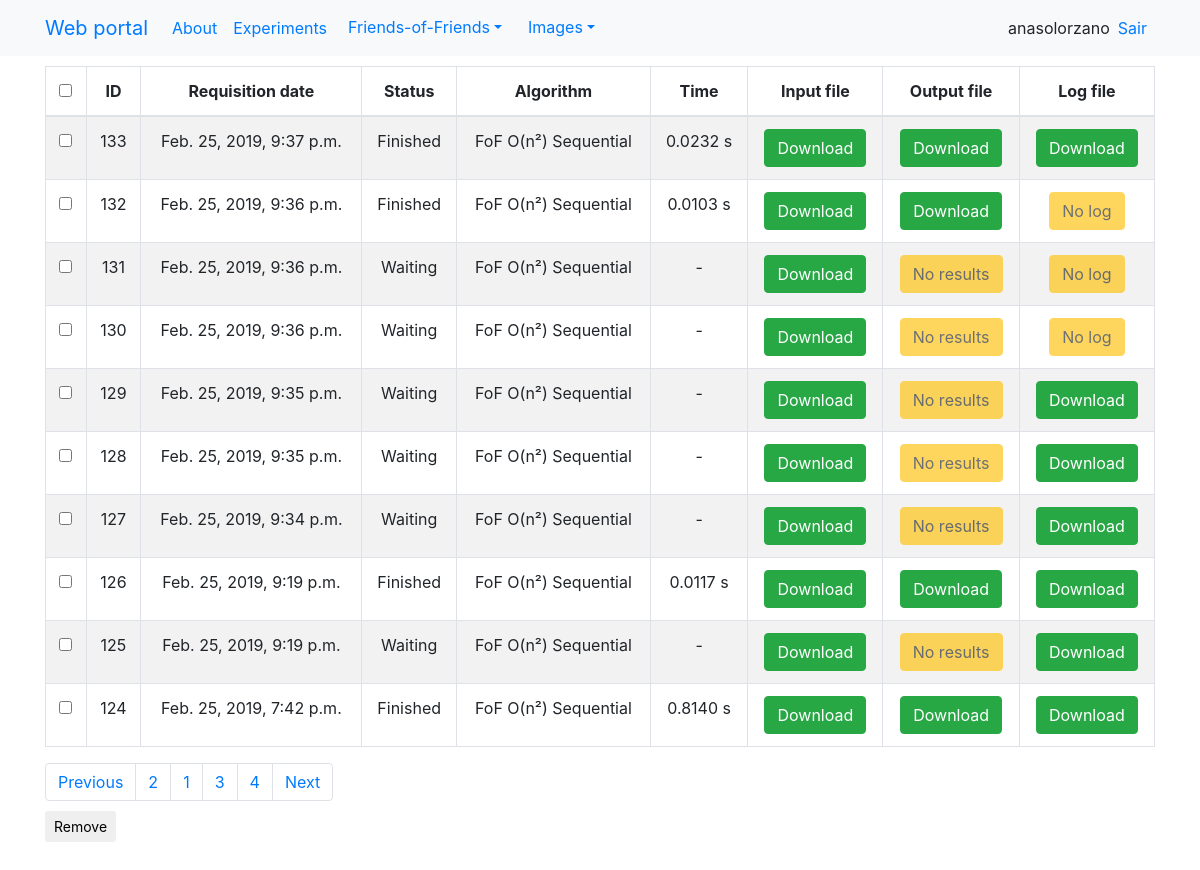
/experiments/?page=2 (signed in), run on the app's committed database.
### resulttable/models.py (models this page shows)
class Execution(models.Model):
    request_by = models.ForeignKey(UsuarioFriends, models.PROTECT)
    date_requisition = models.DateTimeField(
        'date_requisition',
        auto_now_add=True)
    status = models.IntegerField(default=1)
    algorithm = models.TextField(null=True, blank=True)
    inputFile = models.FileField(upload_to=user_directory_path_in, null=True)
    outputFile = models.FileField(upload_to=user_directory_path_out, null=True)
    logFile = models.FileField(upload_to=user_directory_path_log, null=True)
    time = models.FloatField(default=-1)
    class Meta:
        managed = True
        db_table = 'execution'

### webfriends/views.py (the view)
# urls.py: path('experiments/', views.table, name="experiments"),
def table(request):
    title = "Welcome %s" % request.user
    executionList = Execution.objects.filter( # Corrigir a lista de execução
        request_by__usuario__id=request.user.id).order_by('-id')
    try:
        UserProf = UsuarioFriends.objects.get(usuario__id=request.user.id)
    except:
        print("Erro. Criando novo userProf")
        user = User.objects.get(id=request.user.id)
        UserProf = UsuarioFriends(usuario=user)
        UserProf.save()
        os.mkdir('./users/user_' + str(request.user.id))
    paginator = Paginator(executionList, UserProf.resultsPerPage)
    page = request.GET.get('page')
    if page is None:
        page = 1
    try:
        executions = paginator.page(page)
    except PageNotAnInteger:
        executions = paginator.page(1)
    except EmptyPage:
        executions = paginator.page(paginator.num_pages)  # da pra tratar
    if paginator.count == 0:
        data = None
    else:
        data = executions
    pageI = paginate(page, paginator)
    context = {
        "title": title,
        "data": data,
        "pagesIndex": pageI,
    }
    return render(request, "home.html", context)

### webfriends/paginator.py (called while the page is built)
def paginate(page, paginator):
    pagesIndex = {}
    pagesIndex[2] = int(page)
    if int(page) == 1:
        pagesIndex[1] = int(0)
        pagesIndex[0] = 0
    if int(page) == 2:
        pagesIndex[1] = 1
        pagesIndex[0] = 0
    if paginator.num_pages - int(page) > 1:
        pagesIndex[3] = int(page) + 1
        pagesIndex[4] = int(page) + 2
        pagesIndex[0] = int(page) - 2
        pagesIndex[1] = int(page) - 1
    if paginator.num_pages - int(page) == 1:
        pagesIndex[3] = int(page) + 1
        pagesIndex[4] = 0
        pagesIndex[0] = int(page) - 2
        pagesIndex[1] = int(page) - 1
    if paginator.num_pages - int(page) == 0:
        pagesIndex[3] = 0
        pagesIndex[4] = 0
        pagesIndex[0] = int(page) - 2
        pagesIndex[1] = int(page) - 1
    return pagesIndex

### templates/home.html (shortened to what this page needs)
{% extends "base.html" %}
{% load crispy_forms_tags %}
{% load static %}
{% block content %}
<div class="row">
  {% if data != None %}
  <div class = "col-sm-12 col-md-12 text-center">
    <table class="table table-striped table-bordered">
      <thead>
        <tr>
          <th><input id="checkHeader" type="checkbox" value=""></th>
          <th>ID</th>
          <th data-align="center">Requisition date</th>
          <th data-align="center">Status</th>
          <th>Algorithm</th>
          <th>Time</th>
          <th>Input file</th>
          <th>Output file</th>
          <th>Log file</th>
        </tr>
      </thead>
      <tbody id="tableExp">
        {% for exp in data %}
        <tr>
          <td><input type="checkbox" value="{{exp.id}}"></td>
          <td>{{exp.id}}</td>
          <td>{{exp.date_requisition}}</td>
          <td>
            {% if exp.status == 1 %}
            Waiting
            {% else %}
            {% if exp.status == 2 %}
            Running
            {% else %}
            {% if exp.status == 3 %}
            Finished
            {% endif %}
            {% endif %}
            {% endif %}
          </td>
          <td>{{exp.algorithm}}</td>
          <td>
            {% if exp.time == -1 %}
              -
            {% else %}
              {{exp.time|floatformat:-4}} s
            {% endif %}
          </td>
          <td>
            {% if exp.inputFile%}
            <a  href="{% url 'downloadInputFile'%}?id={{exp.id}}"><button type="button" class="btn btn-success">Download</button></a>
            {% else %}
            <button type="button" class="btn btn-warning disabled">No input</button>
            {% endif %}
          </td>
          <td>
            {% if exp.outputFile%}
            <a  href="{% url 'downloadOutputFile'%}?id={{exp.id}}"><button type="button" class="btn btn-success">Download</button></a>
            {% else %}
            <button type="button" class="btn btn-warning disabled">No results</button>
            {% endif %}
          </td>
          <td>
            {% if exp.logFile %}
              <a  href="{% url 'downloadLogFile'%}?id={{exp.id}}"><button type="button" class="btn btn-success">Download</button></a>
            {% else %}
              <button type="button" class="btn btn-warning disabled">No log</button>
            {% endif %}
          </td>
        </tr>
        {% endfor %}
      </tbody>
    </table>
  </div>
  {% endif %}
</div>
      <div style="padding-bottom:10px" >
      <ul class="nav navbar-nav navbar-right">
        <ul class="pagination no-margin pull-right">
          {% if data.has_previous %}
            <li class="page-item"><a class="page-link" href="?page={{ data.previous_page_number }}">Previous</a></li>
          {% endif %}
          {% for page, value in pagesIndex.items %}
            {% if value > 0 %}
              <li class="page-item"><a class="page-link" href="?page={{value}}">{{value}}</a></li>
            {% endif %}
          {% endfor %}
          {% if data.has_next %}
          <li class="page-item"><a class="page-link" href="?page={{ data.next_page_number }}">Next</a></li>
          {% endif %}
        </ul>
      </ul>
    </div>
    <form id="formRemove" method='POST' action='{% url 'expRemove' %}' enctype="multipart/form-data">
      <input type="submit" id="btExcluir" class="btn btn-default btn-sm" value="Remove">
    </form>
{% endblock %}

### templates/navbar.html (shortened to what this page needs)
<nav class="navbar navbar-expand-lg bg-light">
  <div class="container">
    <div class="navbar-header">
      <a class="navbar-brand" href="{% url 'home' %}">Web portal</a>
    </div>
    <div id="navbar" class="navbar-collapse collapse">
      <ul class="navbar-nav mr-auto">
	  <li class="nav-item">
	  <a class="nav-link" href="{% url 'about' %}">About</a>
	  {% if request.user.is_authenticated %}
	  <li class="nav-item">
	  <a class="nav-link" href="{% url 'experiments' %}">Experiments</a>
		<li class="nav-item">
		  <div class="dropdown">
			<button class="btn btn-link dropdown-toggle" type="button" id="dropdownMenuButton" data-toggle="dropdown" aria-haspopup="true" aria-expanded="false">Friends-of-Friends</button>
		 </div>
	<li class="nav-item">
	  <div class="dropdown">
	    <button class="btn btn-link dropdown-toggle" type="button" id="dropdownMenuButton" data-toggle="dropdown" aria-haspopup="true" aria-expanded="false">Images</button>
	  </div>
	  {% endif %}
      </ul>
      <ul class="navbar-nav ml-auto">
	{% if request.user.is_authenticated %}
	<li class="nav-item mr-sm-2">
	  <a>{{user}}</a>
	<li class="nav-item mr-sm-2">
	  <a href="{% url 'auth_logout' %}">Sair</a>
	{% else %}
	<li class="active mr-sm-2"><a href="{% url 'registration_register' %}">Sign up</a></li>
	{% endif %}
      </ul>
    </div>
  </div>
</nav>

### static/ui/cssold/footer.css (style rules this page uses)
html { position: relative; min-height: 100%; }

### data on the page
Execution: id "133", date_requisition "Feb. 25, 2019, 9:37 p.m.", status "Finished", algorithm "FoF O(n²) Sequential", time "0.0232"
Execution: id "132", date_requisition "Feb. 25, 2019, 9:36 p.m.", status "Finished", algorithm "FoF O(n²) Sequential", time "0.0103", logFile "No log"
Execution: id "131", date_requisition "Feb. 25, 2019, 9:36 p.m.", status "Waiting", algorithm "FoF O(n²) Sequential", outputFile "No results", logFile "No log"
Execution: id "130", date_requisition "Feb. 25, 2019, 9:36 p.m.", status "Waiting", algorithm "FoF O(n²) Sequential", outputFile "No results", logFile "No log"
Execution: id "129", date_requisition "Feb. 25, 2019, 9:35 p.m.", status "Waiting", algorithm "FoF O(n²) Sequential", outputFile "No results"
Execution: id "128", date_requisition "Feb. 25, 2019, 9:35 p.m.", status "Waiting", algorithm "FoF O(n²) Sequential", outputFile "No results"
Execution: id "127", date_requisition "Feb. 25, 2019, 9:34 p.m.", status "Waiting", algorithm "FoF O(n²) Sequential", outputFile "No results"
Execution: id "126", date_requisition "Feb. 25, 2019, 9:19 p.m.", status "Finished", algorithm "FoF O(n²) Sequential", time "0.0117"
Execution: id "125", date_requisition "Feb. 25, 2019, 9:19 p.m.", status "Waiting", algorithm "FoF O(n²) Sequential", outputFile "No results"
Execution: id "124", date_requisition "Feb. 25, 2019, 7:42 p.m.", status "Finished", algorithm "FoF O(n²) Sequential", time "0.8140"

### other printed values
{{ user }} "anasolorzano"
{{ value }} "2" "1" "3" "4"
